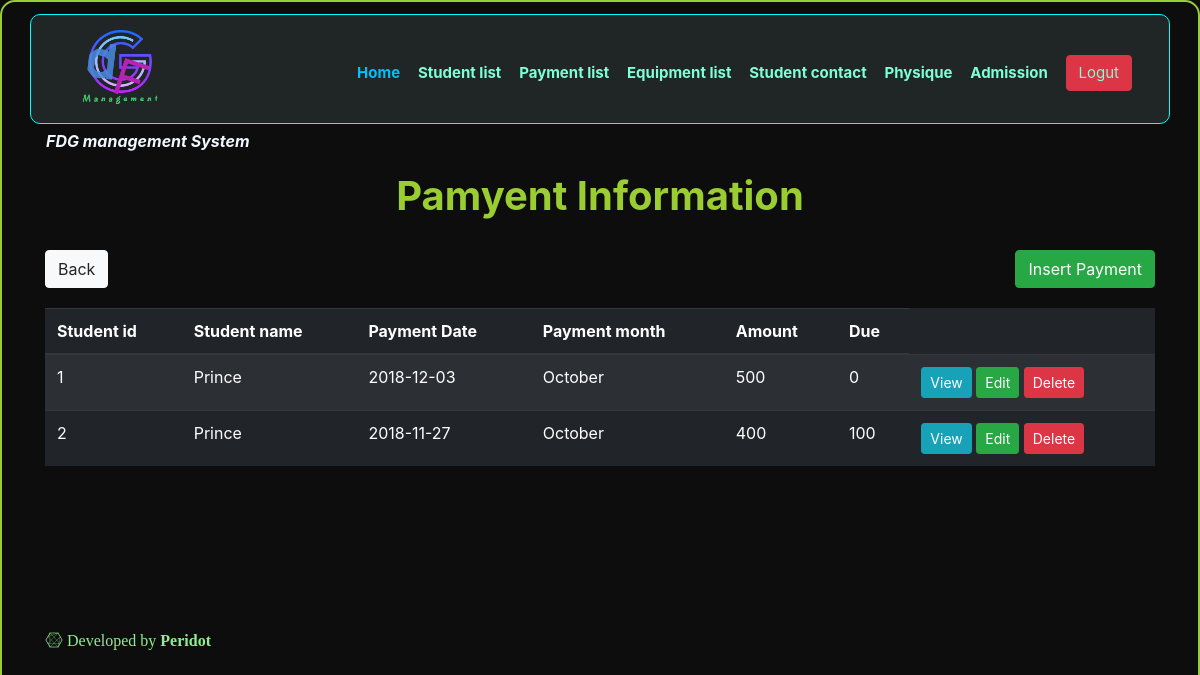
Screenshot of /payment_information_view.php (signed in) with the database file from the repository.
### tables this page shows
CREATE TABLE `payment_information` (
  `Payment_id` int(20) NOT NULL,
  `Stu_id` int(15) NOT NULL,
  `Student_name` varchar(30) NOT NULL,
  `Payment_Date` date NOT NULL,
  `Payment_month` text NOT NULL,
  `Amount` int(30) NOT NULL,
  `Due` int(30) NOT NULL
);

### payment_information_view.php (the view, shortened to what this page needs)
<?php
$db_host = 'localhost';
$db_user = 'root';
$db_pass = '';
$db_name = 'fdg_database';
$conn = mysqli_connect($db_host, $db_user, $db_pass, $db_name);
$sql = 'SELECT *
		FROM payment_information';
$query = mysqli_query($conn, $sql);
?>
<html>
	<head>
		<link rel="stylesheet" href="https://stackpath.bootstrapcdn.com/bootstrap/4.1.3/css/bootstrap.min.css">
		<link rel="stylesheet" href="https://use.fontawesome.com/releases/v5.5.0/css/all.css">
		<link rel="stylesheet" href="css/style.css">
		<link href="https://unpkg.com/aos@2.3.1/dist/aos.css" rel="stylesheet">
	</head>
	<body class="neon">
		<section>
			<header class="container" style="background-color:#202525">
				<div class="logo">
					<img src="images/fdg.png" alt="Logo">
					<p>FDG management System</p>
				</div>
				<nav class="nav_bar">
					<ul>
						<li class="active"><a href="success.php">Home</a></li>
						<li><a class="another_active" href="student_information_view.php">Student list</a></li>
						<li><a href="payment_information_view.php">Payment list</a></li>
						<li><a href="equipment_information_view.php">Equipment list</a></li>
						<li><a href="contact_information_view.php">Student contact</a></li>
						<li><a href="physique_information_view.php">Physique</a></li>
						<li><a href="admission_form_view.php">Admission</a></li>
						<li>
							<a class="btn btn-danger" href="logout.php">Logut</a></li>
						</ul>
					</nav>
				</header>
			</section>
			<section>
				<div class="container" data-aos="flip-up">
					<br>
					<br>
					<h1>Pamyent Information</h1>
					<div class="back">
						<a class="btn btn-light" href="success.php">Back</a>
					</div>
					<div class="insert">
						<a class="btn btn-success" href="payment_information_form.php">Insert Payment</a>
					</div>
					<table class="table table-striped table-dark">
						<thead>
							<tr>
								<th scope="col">Student id</th>
								<th scope="col">Student name</th>
								<th scope="col">Payment Date</th>
								<th scope="col">Payment month</th>
								<th scope="col">Amount</th>
								<th scope="col">Due</th>
							</tr>
						</thead>
						<tbody>
							<?php
							while ($row=mysqli_fetch_assoc($query)){
							?>
							<tr>
								<td>
									<?php echo $row['Stu_id']; ?>
								</td>
								<td>
									<?php echo $row['Student_name']; ?>
								</td>
								<td>
									<?php echo $row['Payment_Date']; ?>
								</td>
								<td>
									<?php echo $row['Payment_month']; ?>
								</td>
								<td>
									<?php echo $row['Amount']; ?>
								</td>
								<td>
									<?php echo $row['Due']; ?>
								</td>
								<td>
									<a class="btn btn-info btn-sm" href="payment_information_indiView.php?Payment_id=<?php echo $row['Payment_id']; ?>">View</a>
									<a class="btn btn-success btn-sm" href="payment_edit.php?Payment_id=<?php echo $row['Payment_id']; ?>">Edit</a>
									<a class="btn btn-danger btn-sm" href="payment_delete.php?Payment_id=<?php echo $row['Payment_id']; ?>" onclick="return confirm('Are You sure?')">Delete</a>
								</td>
							</tr>
							<?php } ?>
						</tbody>
					</table>
				</div>
			</section>
			<section class="container">
				<footer>
					<p class="developer">
						<i class="fab fa-connectdevelop"> Developed by <strong>Peridot</strong></i>
					</p>
				</footer>
			</section>
		</body>
	</html>

### css/style.css (style rules this page uses)
header { height: 110px; background-color: aliceblue; border-radius: 10px; }
.logo > img { width: 155px; margin-top: -15px; position: relative; }
.nav_bar > ul > li { list-style: none; display: inline-block; }
.nav_bar > ul > li > a { text-decoration: none; font-size: 15px; margin-left: -8px; margin-right: 22px; color: aquamarine; }
.nav_bar > ul > .active > a { color: #00c1fb; }
.another_active { color: aquamarine; }
.logo { float: left; position: absolute; font-weight: bolder; font-style: italic; color: aliceblue; }
.nav_bar { float: right; margin-top: 40px; font-weight: 700; }
.developer { color: lightgreen; margin-top: 15%; }
.neon { border-width: 2px; border-style: solid; border-color: #9acd32; border-radius: 15px; }
html { height: 100%; }
body { background-color: #0e0d0d; }
h1 { color: #9acd32; text-align: center; margin-bottom: 30px; font-weight: bold; }
.insert { float: right; color: aqua; margin-bottom: 20px; }
.back { float: left; }
header { background-color: #202525; margin-top: 1%; border-width: 1px; border-style: solid; border-color: aqua; }

### rows the page displays
payment_information: Stu "1", Student_name "Prince", Payment_Date "2018-12-03", Payment_month "October", Amount "500", Due "0"
payment_information: Stu "2", Student_name "Prince", Payment_Date "2018-11-27", Payment_month "October", Amount "400", Due "100"
